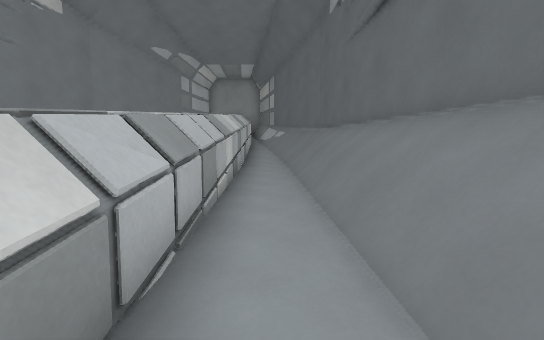
[1] (above)

14 first-person views from a walk through a 3-D level made in the Godot game engine. The camera is 1.2 m above the floor, tilts 4° down and sees 90° across. The floor is counted in squares, 1 m on a side. Each view is taken from the middle of a square. On the plan, view 1 faces up. The plan holds only what a view shows up to about 13 squares ahead; the rest is blank. The place goes on beyond the plan.

[2]
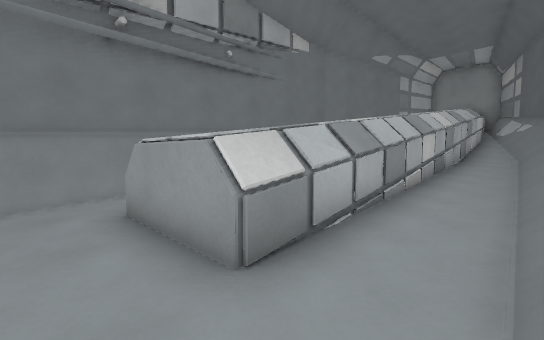

[3]
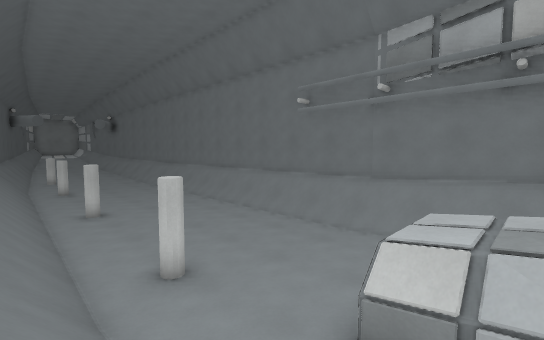

[4]
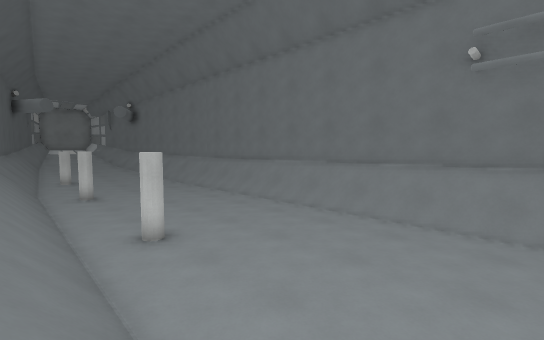

[5]
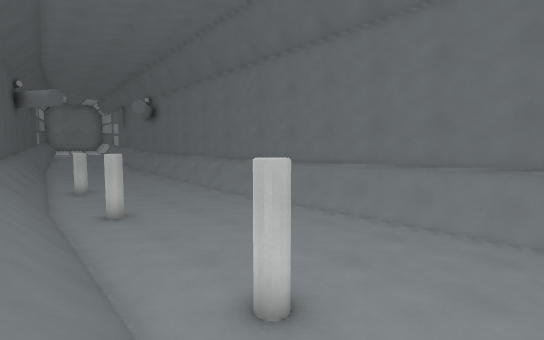

[6]
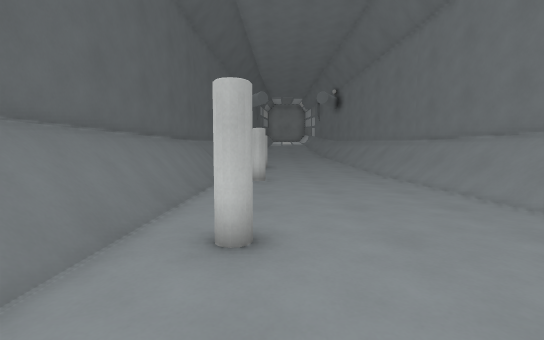

[7]
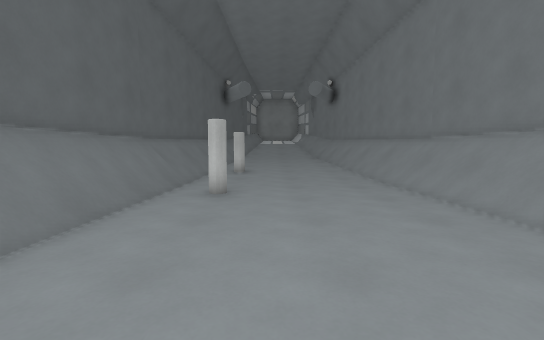

[8]
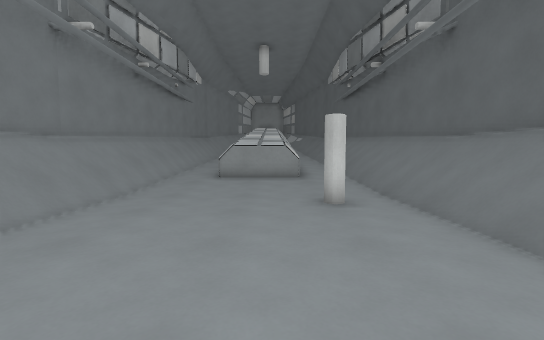

[9]
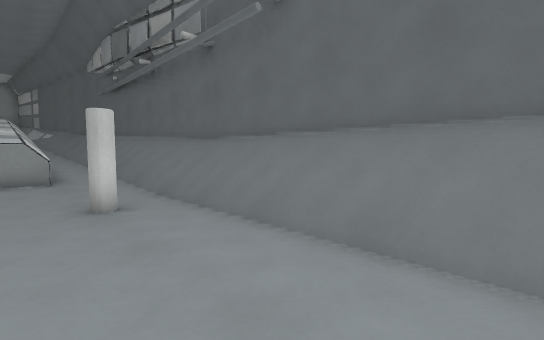

[10]
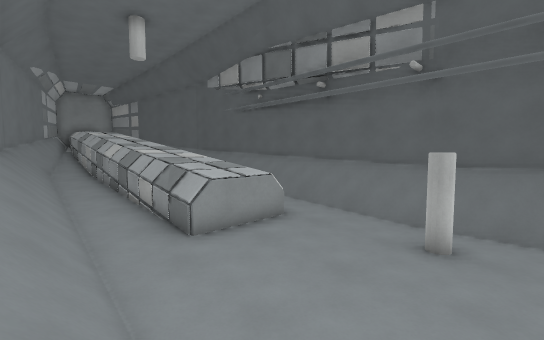

[11]
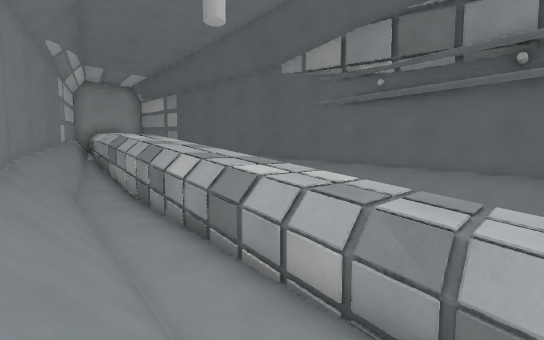

[12]
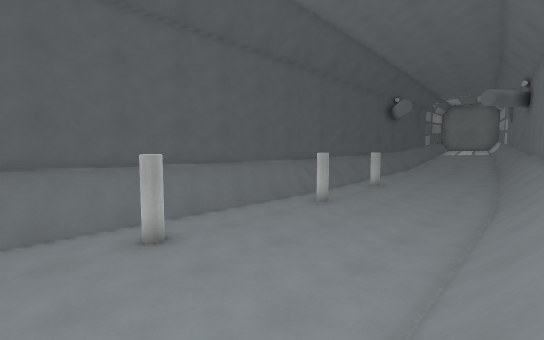

[13]
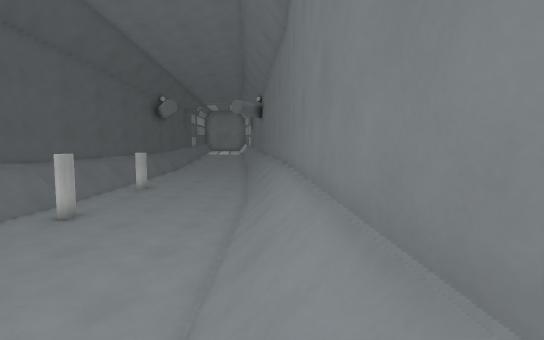

[14]
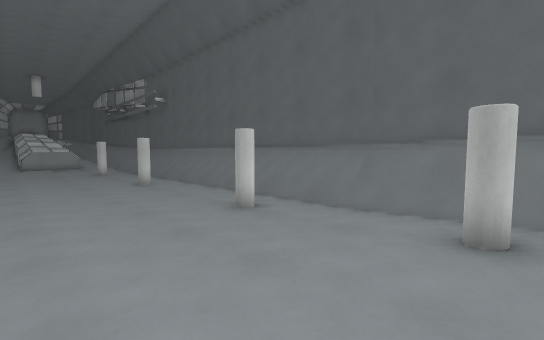

### Floor plan
Key: @ floor where view 1 was taken; # wall or solid block; . main floor; : floor 0.25 m higher than the main floor; - floor 0.25 m lower than the main floor; + floor 0.5 m higher than the main floor; * floor 0.75 m higher than the main floor; / step, stairs or slope; ^ raised ledge.
Columns run from 8 left of view 1 to 3 right of it. Each row starts with its distance up from view 1.
 11  #/*^  ^*/#
 10  #/*^  ^*/#
  9  #/*^^^^*/#
  8  #/+^^^^+/#
  7  #/+^^^^+/#
  6  #/+^^^^+/#
  5 ##/:^^^^:/##
  4 #//:^^^^://#
  3 #//:^^^^://#
  2 #//:^^^^://#
  1 #//.^^^^.//#
  0 #//.....@//#
 -1 #//......//#
 -2 #//------//#
 -3 #/-------//#
 -4 #//------//#
 -5 #//------//#
 -6 #//------//#
 -7 #//------//#
 -8 #//------//#
 -9 #//------//#
-10 #//------//#
-11 #//------//#
-12 #//------//#
-13 #//......//#
-14 #//......//#
-15 #//......//#
-16 #//......//#
-17 #//......//#
-18 #//......//#
-19 #//......//#
-20 #//......//#
-21 ##/......//#
-22  #/....#.+##
-23  #/::::::+#

Where each view was taken, in squares from view 1:
view 1: 0 up, 0 right, facing up
view 2: 1 down, 1 right, facing up-left
view 3: 2 up, 2 right, facing down-left
view 4: 4 down, 2 right, facing down-left
view 5: 8 down, 2 right, facing down-left
view 6: 7 down, 1 left, facing down
view 7: 10 down, 2 left, facing down
view 8: 10 down, 2 left, facing up
view 9: 10 down, 2 left, facing up-right
view 10: 5 down, 7 left, facing up-right
view 11: 1 up, 7 left, facing up-right
view 12: 8 down, 7 left, facing down-right
view 13: 9 down, 7 left, facing down
view 14: 23 down, 5 left, facing up-right
